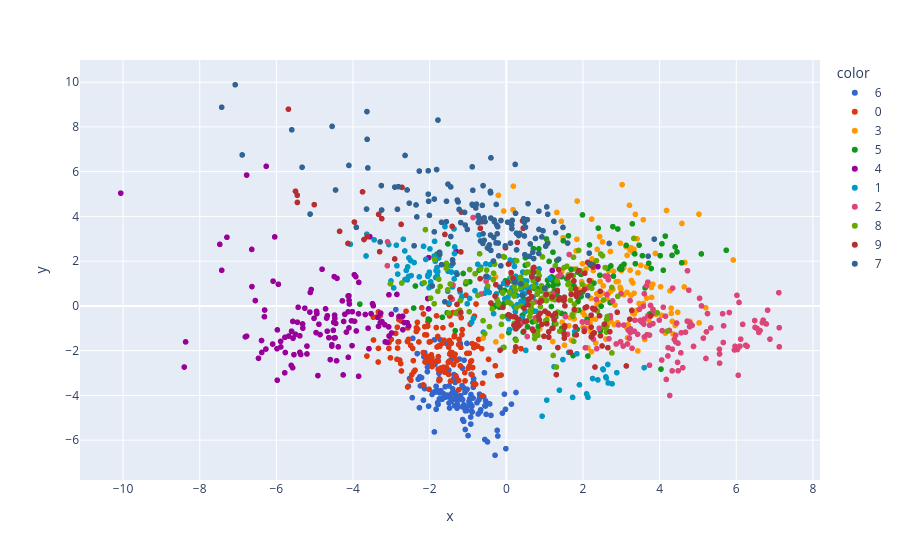

Notebook source saved alongside this figure:
### Code cell
import plotly.express as px
y_train_pl=y_train.astype(str)
fig=px.scatter(x=X_train_pl[:,0],y=X_train_pl[:,1],color=y_train_pl,color_discrete_sequence=px.colors.qualitative.G10)
fig.show()

### Figure 1 — Plotly figure (JSON) as saved in the notebook; plotly's stock layout.template omitted (floating-point values rounded to 4 significant figures; data arrays with more than 128 entries replaced by an {"elided": "..."} marker saying what was removed)
{"data": [{"hovertemplate": "color=6<br>x=%{x}<br>y=%{y}<extra></extra>", "legendgroup": "6", "marker": {"color": "#3366CC", "symbol": "circle"}, "mode": "markers", "name": "6", "showlegend": true, "type": "scattergl", "x": {"elided": "146 float values"}, "xaxis": "x", "y": {"elided": "146 float values"}, "yaxis": "y"}, {"hovertemplate": "color=0<br>x=%{x}<br>y=%{y}<extra></extra>", "legendgroup": "0", "marker": {"color": "#DC3912", "symbol": "circle"}, "mode": "markers", "name": "0", "showlegend": true, "type": "scattergl", "x": {"elided": "145 float values"}, "xaxis": "x", "y": {"elided": "145 float values"}, "yaxis": "y"}, {"hovertemplate": "color=3<br>x=%{x}<br>y=%{y}<extra></extra>", "legendgroup": "3", "marker": {"color": "#FF9900", "symbol": "circle"}, "mode": "markers", "name": "3", "showlegend": true, "type": "scattergl", "x": {"elided": "149 float values"}, "xaxis": "x", "y": {"elided": "149 float values"}, "yaxis": "y"}, {"hovertemplate": "color=5<br>x=%{x}<br>y=%{y}<extra></extra>", "legendgroup": "5", "marker": {"color": "#109618", "symbol": "circle"}, "mode": "markers", "name": "5", "showlegend": true, "type": "scattergl", "x": {"elided": "135 float values"}, "xaxis": "x", "y": {"elided": "135 float values"}, "yaxis": "y"}, {"hovertemplate": "color=4<br>x=%{x}<br>y=%{y}<extra></extra>", "legendgroup": "4", "marker": {"color": "#990099", "symbol": "circle"}, "mode": "markers", "name": "4", "showlegend": true, "type": "scattergl", "x": {"elided": "135 float values"}, "xaxis": "x", "y": {"elided": "135 float values"}, "yaxis": "y"}, {"hovertemplate": "color=1<br>x=%{x}<br>y=%{y}<extra></extra>", "legendgroup": "1", "marker": {"color": "#0099C6", "symbol": "circle"}, "mode": "markers", "name": "1", "showlegend": true, "type": "scattergl", "x": {"elided": "154 float values"}, "xaxis": "x", "y": {"elided": "154 float values"}, "yaxis": "y"}, {"hovertemplate": "color=2<br>x=%{x}<br>y=%{y}<extra></extra>", "legendgroup": "2", "marker": {"color": "#DD4477", "symbol": "circle"}, "mode": "markers", "name": "2", "showlegend": true, "type": "scattergl", "x": {"elided": "144 float values"}, "xaxis": "x", "y": {"elided": "144 float values"}, "yaxis": "y"}, {"hovertemplate": "color=8<br>x=%{x}<br>y=%{y}<extra></extra>", "legendgroup": "8", "marker": {"color": "#66AA00", "symbol": "circle"}, "mode": "markers", "name": "8", "showlegend": true, "type": "scattergl", "x": {"elided": "144 float values"}, "xaxis": "x", "y": {"elided": "144 float values"}, "yaxis": "y"}, {"hovertemplate": "color=9<br>x=%{x}<br>y=%{y}<extra></extra>", "legendgroup": "9", "marker": {"color": "#B82E2E", "symbol": "circle"}, "mode": "markers", "name": "9", "showlegend": true, "type": "scattergl", "x": {"elided": "140 float values"}, "xaxis": "x", "y": {"elided": "140 float values"}, "yaxis": "y"}, {"hovertemplate": "color=7<br>x=%{x}<br>y=%{y}<extra></extra>", "legendgroup": "7", "marker": {"color": "#316395", "symbol": "circle"}, "mode": "markers", "name": "7", "showlegend": true, "type": "scattergl", "x": {"elided": "145 float values"}, "xaxis": "x", "y": {"elided": "145 float values"}, "yaxis": "y"}], "layout": {"legend": {"title": {"text": "color"}, "tracegroupgap": 0}, "margin": {"t": 60}, "xaxis": {"anchor": "y", "domain": [0, 1], "title": {"text": "x"}}, "yaxis": {"anchor": "x", "domain": [0, 1], "title": {"text": "y"}}}}
